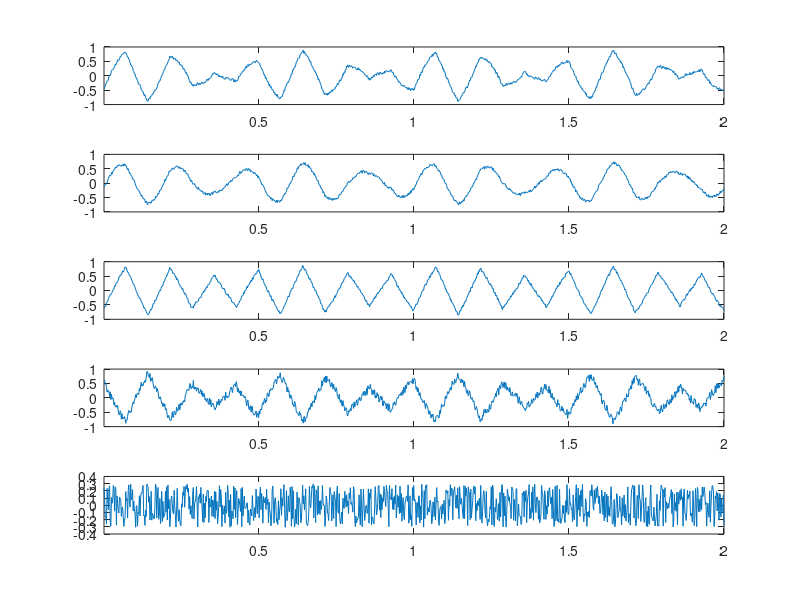
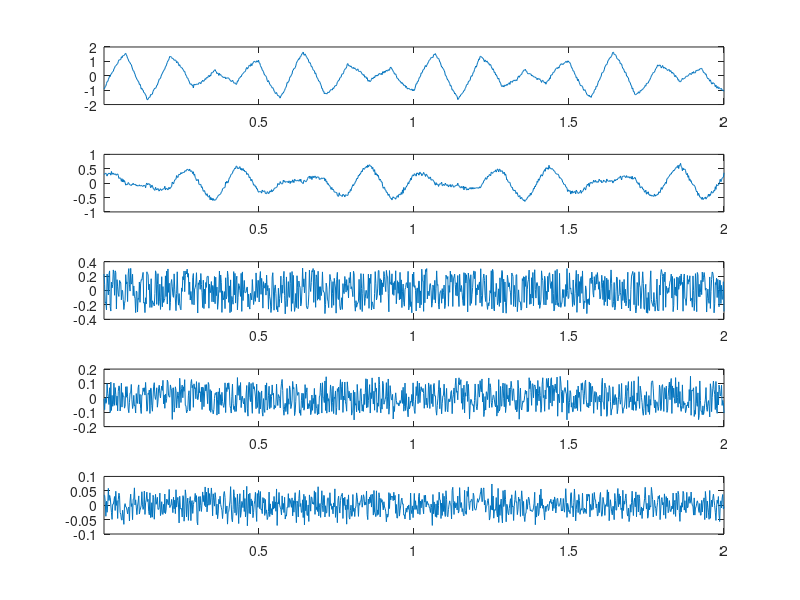
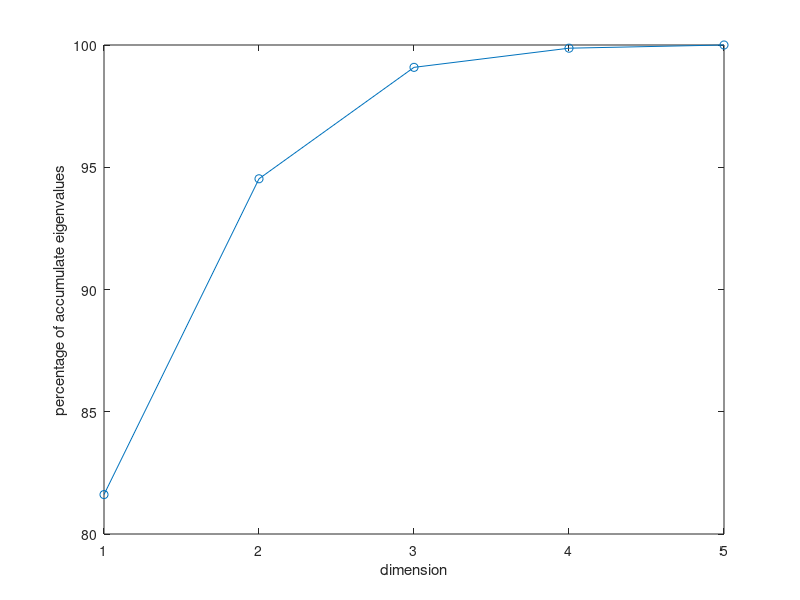
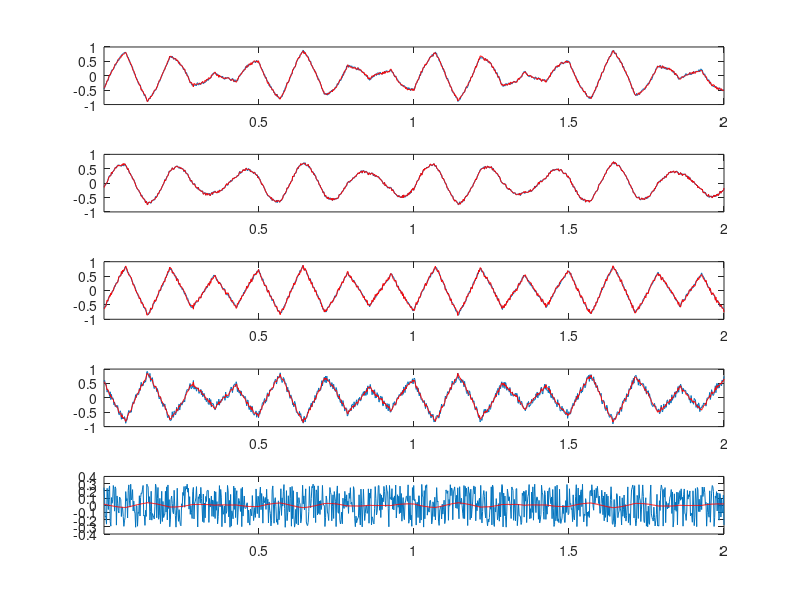

The MATLAB script that drew these images, in order:
%% Author: Lu, Chia-Feng 2013.11.28
clear, close all
clc

%% initialize parameters
samplerate=500; % in Hz
N=1000; % data length

freq1=5; % in Hz
freq2=7; % in Hz
taxis=[1:N]/samplerate;

PCnum=2;  % the number of PC used to reconstruct signals

%% generate test signals 
C1 = 0.75*sin(2*pi*freq1*taxis);        % 1st component: a sine wave
C2 = sawtooth(2*pi*freq2*taxis,0.5);    % 2nd component: a triangular wave

% Combine data in different proportions
X(1,:) = 0.5*C1 + 0.5*C2 + 0.1*rand(1,N);
X(2,:) = 0.7*C1 + 0.2*C2 + 0.1*rand(1,N);
X(3,:) = 0.2*C1 + 0.7*C2 + 0.1*rand(1,N);
X(4,:) = -0.3*C1 - 0.6*C2 + 0.3*rand(1,N);
X(5,:) = 0.6*rand(1,N);    % Noise only

% Center data by subtracting mean
X = X - mean(X,2)*ones(1,N);

figure, 
for i=1:size(X,1)
    subplot(size(X,1),1,i)
    plot(taxis,X(i,:)),xlim([taxis(1) taxis(end)])
end

%% Principal Components Analysis using princomp funcion (using eig and svd)
[U,PC,eigenVal]=princomp(X')

for i=1:size(X,1)
    eigen_perc(i)=sum(eigenVal(1:i))/sum(eigenVal)*100;  % calculate accumulated percentage of eigenvalues
end

figure, 
for i=1:size(PC,2)
    subplot(size(PC,2),1,i)
    plot(taxis,PC(:,i)),xlim([taxis(1) taxis(end)])
end

figure,plot(eigen_perc,'-o')
xlabel('dimension'),ylabel('percentage of accumulate eigenvalues')

%% Check the covariance of principal components (PC)
cov(PC)  % make sure if the PCs are uncorrelated !
% the off-diagonal terms should be 0

%% Reconstruct the Signal only use the first PCnum PCs
newX = U(:,1:PCnum)*PC(:,1:PCnum)';

figure, 
for i=1:size(newX,1)
    subplot(size(newX,1),1,i)
    plot(taxis,X(i,:)),hold on
    plot(taxis,newX(i,:),'r'),xlim([taxis(1) taxis(end)])
end

